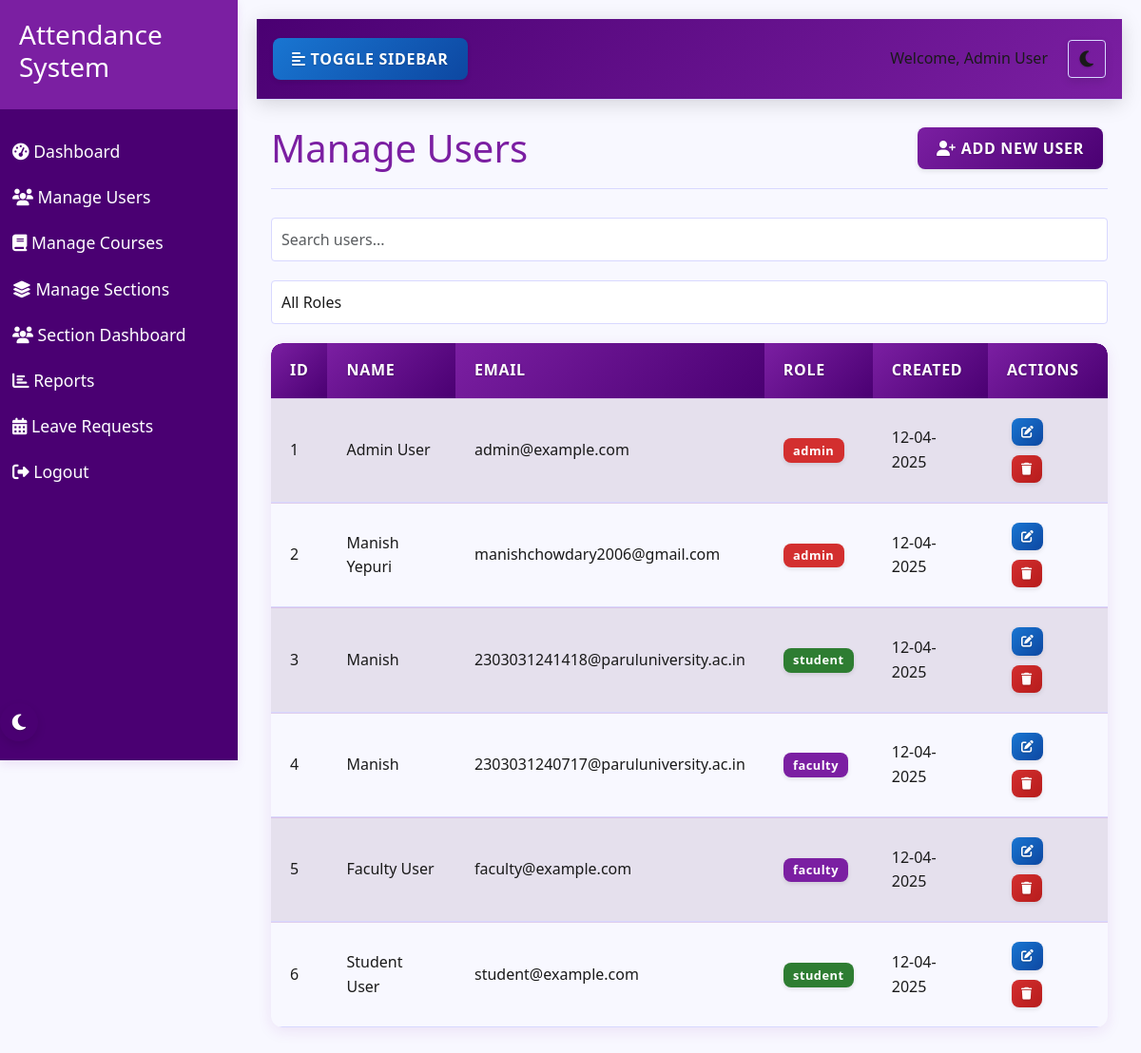
The app's page /admin/users (signed in) with its own data.
### models.py (models this page shows, shortened)
class User(db.Model, UserMixin):
    id = db.Column(db.Integer, primary_key=True)
    name = db.Column(db.String(100), nullable=False)
    email = db.Column(db.String(100), unique=True, nullable=False)
    password = db.Column(db.String(200), nullable=False)
    role = db.Column(db.String(20), nullable=False)  # 'admin', 'faculty', 'student'
    department = db.Column(db.String(100), nullable=True)
    profile_pic = db.Column(db.String(200), nullable=True)
    created_at = db.Column(db.DateTime, default=datetime.utcnow)
    attendances = db.relationship('Attendance', foreign_keys='Attendance.user_id', backref='user', lazy=True)
    marked_attendances = db.relationship('Attendance', foreign_keys='Attendance.marked_by', backref='marked_by_user', lazy=True)
    leave_requests = db.relationship('LeaveRequest', foreign_keys='LeaveRequest.user_id', backref='user', lazy=True)
    approved_leaves = db.relationship('LeaveRequest', foreign_keys='LeaveRequest.approved_by', backref='approved_by_user', lazy=True)
    student_sections = db.relationship('Section', secondary=section_students, backref=db.backref('students', lazy='dynamic'))
    teacher_sections = db.relationship('Section', secondary=section_teachers, backref=db.backref('teachers', lazy='dynamic'))

### routes/admin.py (the view)
@admin_bp.route('/users')
@login_required
def manage_users():
    if current_user.role != 'admin':
        flash('Access denied. Admin privileges required.', 'danger')
        return redirect(url_for('index'))
    users = User.query.all()
    return render_template('admin/manage_users.html', users=users)

### app.py (called while the page is built)
@login_manager.user_loader
def load_user(user_id):
    return User.query.get(int(user_id))

### templates/admin/manage_users.html (shortened to what this page needs)
{% extends 'base.html' %}
{% block content %}
<div class="manage-users">
    <div class="page-header">
        <h1>Manage Users</h1>
        <a href="{{ url_for('admin.add_user') }}" class="btn btn-primary">
            <i class="fas fa-user-plus"></i> Add New User
        </a>
    </div>
    <div class="user-filters">
        <div class="form-group">
            <input type="text" id="userSearch" class="form-control" placeholder="Search users...">
        </div>
        <div class="form-group">
            <select id="roleFilter" class="form-control">
                <option value="all">All Roles</option>
            </select>
        </div>
    </div>
    <div class="table-container">
        <div class="table-responsive">
        <table class="table table-striped" id="usersTable">
            <thead>
                <tr>
                    <th>ID</th>
                    <th>Name</th>
                    <th>Email</th>
                    <th>Role</th>
                    <th>Created</th>
                    <th>Actions</th>
                </tr>
            </thead>
            <tbody>
                {% for user in users %}
                <tr data-role="{{ user.role }}">
                    <td>{{ user.id }}</td>
                    <td>{{ user.name }}</td>
                    <td>{{ user.email }}</td>
                    <td>
                        <span class="badge {% if user.role == 'admin' %}badge-danger{% elif user.role == 'faculty' %}badge-primary{% else %}badge-success{% endif %}">
                            {{ user.role }}
                        </span>
                    </td>
                    <td>{{ user.created_at.strftime('%d-%m-%Y') }}</td>
                    <td>
                        <a href="{{ url_for('admin.edit_user', user_id=user.id) }}" class="btn btn-sm btn-info">
                            <i class="fas fa-edit"></i>
                        </a>
                        <button class="btn btn-sm btn-danger delete-user" data-id="{{ user.id }}" data-name="{{ user.name }}">
                            <i class="fas fa-trash"></i>
                        </button>
                    </td>
                </tr>
                {% endfor %}
            </tbody>
        </table>
    </div>
    </div>
</div>
{% endblock %}

### templates/base.html (shortened to what this page needs)
<!DOCTYPE html>
<html lang="en">
<head>
    <link rel="stylesheet" href="https://cdn.jsdelivr.net/npm/bootstrap@5.3.0/dist/css/bootstrap.min.css">
    <link rel="stylesheet" href="{{ url_for('static', filename='css/style.css') }}">
    <link rel="stylesheet" href="{{ url_for('static', filename='css/themes.css') }}">
    <link rel="stylesheet" href="{{ url_for('static', filename='css/dark-mode-fixes.css') }}">
    <link rel="stylesheet" href="{{ url_for('static', filename='css/button-fixes.css') }}">
    <link rel="stylesheet" href="{{ url_for('static', filename='css/table-fixes.css') }}">
    <link rel="stylesheet" href="https://cdnjs.cloudflare.com/ajax/libs/font-awesome/6.4.0/css/all.min.css">
</head>
<body>
    <div class="wrapper">
        {% if current_user.is_authenticated %}
        <nav class="sidebar">
            <div class="sidebar-header">
                <h3>Attendance System</h3>
            </div>
            <ul class="list-unstyled components">
                {% if current_user.role == 'admin' %}
                <li>
                    <a href="{{ url_for('admin.dashboard') }}"><i class="fas fa-tachometer-alt"></i> Dashboard</a>
                </li>
                <li>
                    <a href="{{ url_for('admin.manage_users') }}"><i class="fas fa-users"></i> Manage Users</a>
                </li>
                <li>
                    <a href="{{ url_for('admin.manage_courses') }}"><i class="fas fa-book"></i> Manage Courses</a>
                </li>
                <li>
                    <a href="{{ url_for('admin.manage_sections') }}"><i class="fas fa-layer-group"></i> Manage Sections</a>
                </li>
                <li>
                    <a href="{{ url_for('section.dashboard') }}"><i class="fas fa-users"></i> Section Dashboard</a>
                </li>
                <li>
                    <a href="{{ url_for('admin.reports') }}"><i class="fas fa-chart-bar"></i> Reports</a>
                </li>
                <li>
                    <a href="{{ url_for('admin.manage_leaves') }}"><i class="fas fa-calendar-alt"></i> Leave Requests</a>
                </li>
                {% endif %}
                <li>
                    <a href="{{ url_for('logout') }}"><i class="fas fa-sign-out-alt"></i> Logout</a>
                </li>
            </ul>
            <div class="theme-toggle">
                <button class="theme-toggle-btn" aria-label="Toggle Dark Mode">
                </button>
            </div>
        </nav>
        {% endif %}
        <div id="content" class="{% if current_user.is_authenticated %}with-sidebar{% endif %}">
            {% if current_user.is_authenticated %}
            <nav class="navbar navbar-expand-lg navbar-light bg-light">
                <div class="container-fluid">
                    <button type="button" id="sidebarCollapse" class="btn btn-info">
                        <i class="fas fa-align-left"></i>
                        <span>Toggle Sidebar</span>
                    </button>
                    <div class="d-flex align-items-center">
                        <div class="user-info me-3">
                            <span>Welcome, {{ current_user.name }}</span>
                        </div>
                        <div class="theme-toggle-navbar">
                            <button class="theme-toggle-btn btn btn-sm btn-outline-secondary" aria-label="Toggle Dark Mode">
                            </button>
                        </div>
                    </div>
                </div>
            </nav>
            {% endif %}
            <div class="container mt-4">
                {% block content %}{% endblock %}
            </div>
        </div>
    </div>
</body>
</html>

### static/css/themes.css (style rules this page uses)
[data-theme="light"] { --primary-color: #7b1fa2; --primary-light: #ae52d4; --primary-dark: #4a0072; --accent-color: #ff5722; --text-light: #ffffff; --text-dark: #1a1a1a; --text-primary: #7b1fa2; --text-secondary: #5c6bc0; --background-light: #f8f8ff; --background-dark: #121212; --card-bg-light: #ffffff; --card-bg-dark: #1e1e1e; --border-color-light: #d8d8ff; --border-color-dark: #333333; --shadow-light: 0 4px 10px rgba(123, 31, 162, 0.1); --shadow-dark: 0 4px 10px rgba(0, 0, 0, 0.3); --success-color: #2e7d32; --warning-color: #f57c00; --danger-color: #d32f2f; --info-color: #1976d2; --navbar-bg: #f0e6ff; --input-bg: #ffffff; --input-text: #1a1a1a; --input-border: #d8d8ff; --modal-bg: #ffffff; --dropdown-bg: #ffffff; --dropdown-text: #1a1a1a; --dropdown-hover: #f0e6ff; --table-header-bg: #7b1fa2; --table-header-text: #ffffff; --table-stripe-bg: rgba(123, 31, 162, 0.05); --table-hover-bg: rgba(123, 31, 162, 0.1); --table-border-color: rgba(123, 31, 162, 0.2); --btn-default-bg: #f0e6ff; --btn-default-text: #1a1a1a; --btn-primary-bg: #7b1fa2; --btn-primary-text: #ffffff; --btn-secondary-bg: #5c6bc0; --btn-secondary-text: #ffffff; --btn-success-bg: #2e7d32; --btn-success-text: #ffffff; --btn-danger-bg: #d32f2f; --btn-danger-text: #ffffff; --btn-info-bg: #1976d2; --btn-info-text: #ffffff; --btn-warning-bg: #f57c00; --btn-warning-text: #ffffff; }
body { background-color: var(--background-light); color: var(--text-dark); transition: background-color 0.3s ease, color 0.3s ease; }
.navbar { background-color: var(--navbar-bg) !important; border-color: var(--border-color-light); transition: background-color 0.3s ease, border-color 0.3s ease; }
.form-control, .form-select { background-color: var(--input-bg); border-color: var(--input-border); color: var(--input-text); transition: background-color 0.3s ease, border-color 0.3s ease, color 0.3s ease; }
.table { color: var(--text-dark); transition: color 0.3s ease; }
.table td { color: var(--text-dark); }
.table th, .table td { border-color: var(--border-color-light); transition: border-color 0.3s ease; }
.table thead th { background-color: var(--table-header-bg); transition: background-color 0.3s ease; }
.table tbody tr:nth-of-type(odd) { background-color: var(--table-stripe-bg); transition: background-color 0.3s ease; }
.sidebar { background: var(--primary-dark); transition: background-color 0.3s ease; }
.sidebar .sidebar-header { background: var(--primary-color); transition: background-color 0.3s ease; }
.page-header { border-color: var(--border-color-light); transition: border-color 0.3s ease; }
.btn-primary { background-color: var(--btn-primary-bg); border-color: var(--btn-primary-bg); color: var(--btn-primary-text); }
.btn-danger { background-color: var(--btn-danger-bg); border-color: var(--btn-danger-bg); color: var(--btn-danger-text); }
.btn-info { background-color: var(--btn-info-bg); border-color: var(--btn-info-bg); color: var(--btn-info-text); }
.badge-success { background-color: var(--success-color); color: var(--text-light); }
.badge-danger { background-color: var(--danger-color); color: var(--text-light); }
a { color: var(--primary-color); transition: color 0.3s ease; }

### static/css/table-fixes.css (style rules this page uses)
.table-container { border-radius: 12px; overflow: hidden; box-shadow: 0 4px 15px rgba(123, 31, 162, 0.1); margin-bottom: 2rem; }
.table { margin-bottom: 0 !important; background-color: transparent !important; font-family: 'Segoe UI', Roboto, 'Helvetica Neue', Arial, sans-serif; }
.table thead th { background: linear-gradient(135deg, var(--primary-color), var(--primary-dark)); color: var(--table-header-text); font-weight: 600; text-transform: uppercase; letter-spacing: 0.7px; padding: 16px 20px; border: none; text-shadow: 0 1px 2px rgba(0, 0, 0, 0.3); }
.table thead th:first-child { border-top-left-radius: 12px; }
.table thead th:last-child { border-top-right-radius: 12px; }
.table td { border-top: 1px solid var(--table-border-color); padding: 15px 20px; vertical-align: middle; background-color: transparent !important; font-weight: 500; }
.table tbody tr:nth-of-type(odd) { background-color: var(--table-stripe-bg); }
.table tbody tr:nth-of-type(even) { background-color: transparent; }
.table td .badge { padding: 0.5em 0.8em; font-weight: 600; letter-spacing: 0.5px; }
.table-responsive { border-radius: 12px; overflow: hidden; }

### records on screen
User: name "Admin User", id "1", email "admin@example.com", role "admin", created_at "12-04-2025"
User: id "2", name "Manish Yepuri", email "manishchowdary2006@gmail.com", role "admin", created_at "12-04-2025"
User: id "3", name "Manish", email "2303031241418@paruluniversity.ac.in", role "student", created_at "12-04-2025"
User: id "4", name "Manish", email "2303031240717@paruluniversity.ac.in", role "faculty", created_at "12-04-2025"
User: id "5", name "Faculty User", email "faculty@example.com", role "faculty", created_at "12-04-2025"
User: id "6", name "Student User", email "student@example.com", role "student", created_at "12-04-2025"
